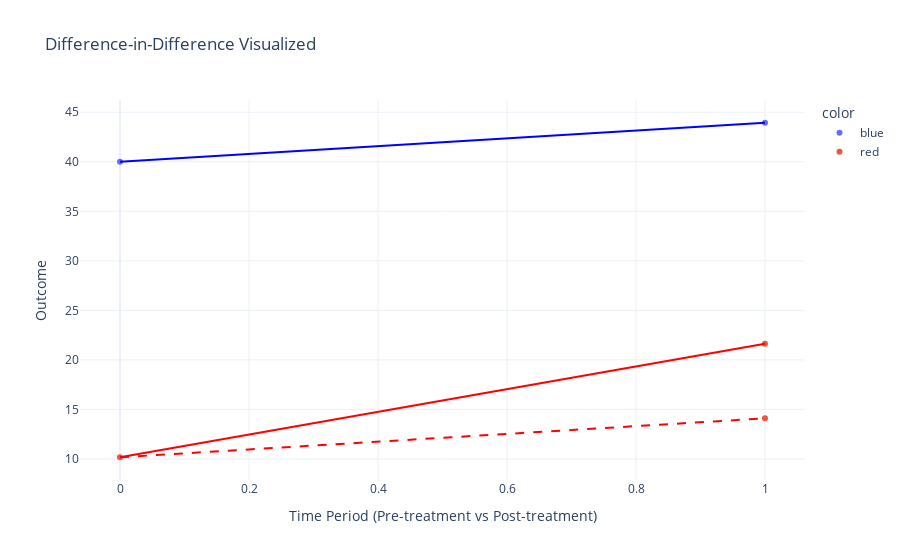

Source (notebook cell):
### Code cell
means_plot(res)

### Figure 1 — Plotly figure (JSON) as saved in the notebook; plotly's stock layout.template omitted (floating-point values rounded to 4 significant figures)
{"data": [{"hovertemplate": "color=blue<br>Time Period (Pre-treatment vs Post-treatment)=%{x}<br>Outcome=%{y}<extra></extra>", "legendgroup": "blue", "marker": {"color": "#636efa", "symbol": "circle"}, "mode": "markers", "name": "blue", "orientation": "v", "showlegend": true, "type": "scatter", "x": [0, 1], "xaxis": "x", "y": [40.01, 43.94], "yaxis": "y"}, {"hovertemplate": "color=red<br>Time Period (Pre-treatment vs Post-treatment)=%{x}<br>Outcome=%{y}<extra></extra>", "legendgroup": "red", "marker": {"color": "#EF553B", "symbol": "circle"}, "mode": "markers", "name": "red", "orientation": "v", "showlegend": true, "type": "scatter", "x": [0, 1, 1], "xaxis": "x", "y": [10.17, 21.64, 14.1], "yaxis": "y"}, {"line": {"color": "blue", "width": 2}, "mode": "lines", "name": "Control", "showlegend": false, "type": "scatter", "x": [0, 1], "y": [40.01, 43.94]}, {"line": {"color": "red", "width": 2}, "mode": "lines", "name": "Treated", "showlegend": false, "type": "scatter", "x": [0, 1], "y": [10.17, 21.64]}, {"line": {"color": "red", "dash": "dash", "width": 2}, "mode": "lines", "name": "Treated (Counterfactual)", "showlegend": false, "type": "scatter", "x": [0, 1], "y": [10.17, 14.1]}], "layout": {"legend": {"title": {"text": "color"}, "tracegroupgap": 0}, "title": {"text": "Difference-in-Difference Visualized"}, "xaxis": {"anchor": "y", "domain": [0, 1], "title": {"text": "Time Period (Pre-treatment vs Post-treatment)"}}, "yaxis": {"anchor": "x", "domain": [0, 1], "title": {"text": "Outcome"}}}}
